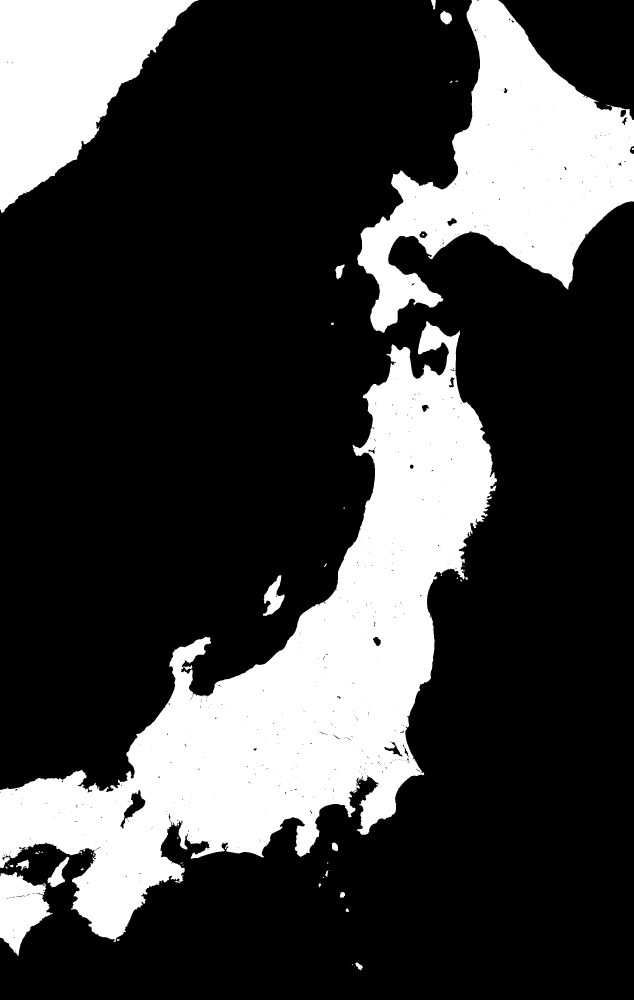
#> input picture tools/oldmaps/japan-land-z8.png, 1900 x 3000 px (shown at 1/3 size)
$ python contentmask.py japan-land-z8.png out.png
#> lines starting #> are read from the running program, lines starting #| are printed output that depends on the picture; after the words box and inside, x2 and y2 are one past the last pixel; in counts of white or black regions, pixels touching at a corner belong together
#> further down, im is the input picture: shape (3000, 1900, 3); 25.1% white; 52 white regions (21 under 20 px), largest, box (x1, y1, x2, y2) and area: (0, 963, 1491, 2827) 841468, (1072, 0, 1900, 999) 348521, (0, 0, 595, 638) 206168
# contentmask.py: where a scanned survey sheet actually has drawing (ink, hills, water), as opposed to blank paper.
# Returns uint8 0/255 at full image size. Work is done at 1/8 scale.
import cv2, numpy as np
def content_mask(img_bgr, radius_px=220, scale=8):
#> called with radius_px = 220, scale = 8
    small = cv2.resize(img_bgr, (img_bgr.shape[1] // scale, img_bgr.shape[0] // scale), interpolation=cv2.INTER_AREA)
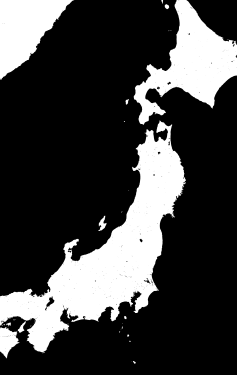
#> small: shape (375, 237, 3); min 0, max 255, mean 64
    lab = cv2.cvtColor(small, cv2.COLOR_BGR2LAB).astype(np.float32)
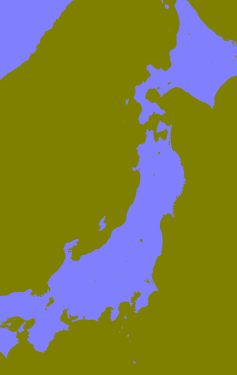
#> lab: shape (375, 237, 3) float32; mean B, G, R 64.1, 128, 128
    bg = cv2.medianBlur(cv2.resize(small, None, fx=0.25, fy=0.25), 31)
    bg = cv2.resize(bg, (small.shape[1], small.shape[0]), interpolation=cv2.INTER_LINEAR)
#> bg: shape (375, 237, 3)
    bgl = cv2.cvtColor(bg, cv2.COLOR_BGR2LAB).astype(np.float32)
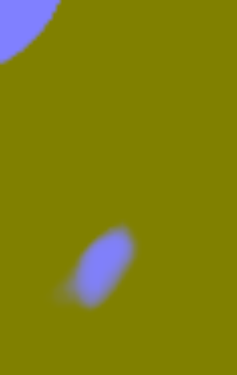
#> bgl: shape (375, 237, 3) float32; mean B, G, R 14.6, 128, 128
    dark = bgl[..., 0] - lab[..., 0]              # how much darker than the paper around it
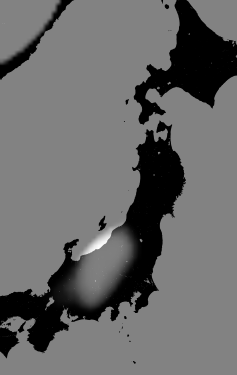
#> dark: shape (375, 237) float32; min -255, max 244, mean -49.5; drawn with min black and max white
    ink = (dark > 45).astype(np.uint8)            # text, road lines, hill outlines; not the pale washes
#> ink: shape (375, 237); values 0 (black) and 1 (white), 0.37% white; 4 white regions (3 under 20 px), largest, box (x1, y1, x2, y2) and area: (78, 226, 118, 260) 329
    # keep only places with a cluster of strokes (a village, a road), not a lone speck
    dens = cv2.blur(ink.astype(np.float32), (9, 9))
    ink = (dens > 0.04).astype(np.uint8)
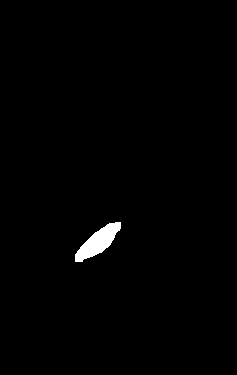
#> ink: shape (375, 237); values 0 (black) and 1 (white), 0.94% white; 1 white region, box (x1, y1, x2, y2) and area: (75, 222, 121, 262) 835
    r = max(1, radius_px // scale)
    m = cv2.dilate(ink, cv2.getStructuringElement(cv2.MORPH_ELLIPSE, (2 * r + 1, 2 * r + 1)))
#> m: shape (375, 237); values 0 (black) and 1 (white), 7.5% white; 1 white region, box (x1, y1, x2, y2) and area: (48, 195, 148, 289) 6683
    m = cv2.morphologyEx(m, cv2.MORPH_CLOSE, cv2.getStructuringElement(cv2.MORPH_ELLIPSE, (2 * r + 1, 2 * r + 1)))
#> m: shape (375, 237); values 0 (black) and 1 (white), 7.5% white; 1 white region, box (x1, y1, x2, y2) and area: (48, 195, 148, 289) 6685
    return cv2.resize(m * 255, (img_bgr.shape[1], img_bgr.shape[0]), interpolation=cv2.INTER_NEAREST)
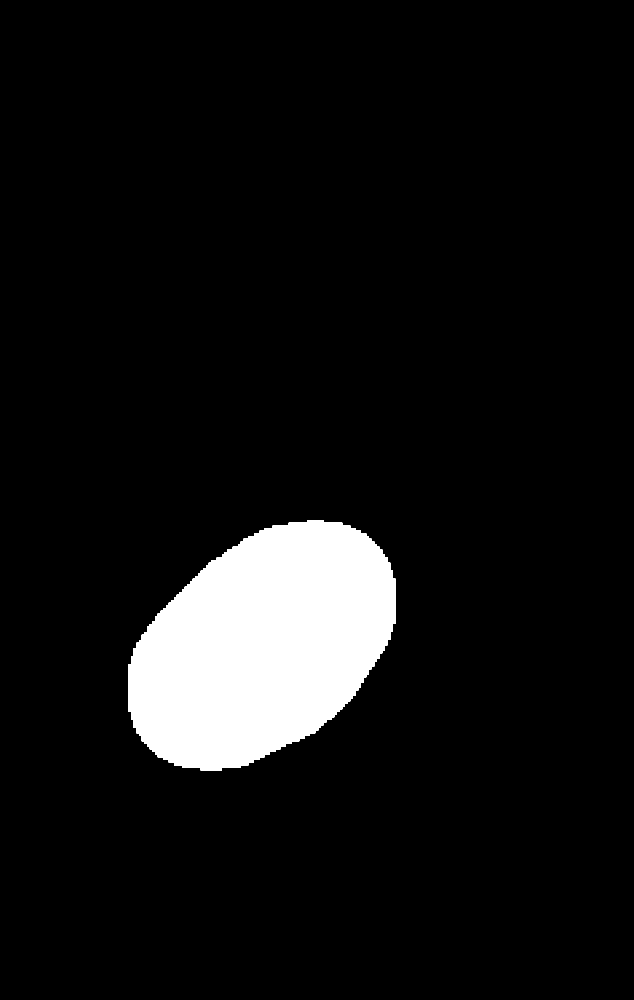
#> returned value: shape (3000, 1900) (shown at 1/3 size); 7.5% white; 1 white region, box (x1, y1, x2, y2) and area: (385, 1560, 1187, 2312) 428904
if __name__ == "__main__":
    import sys
    im = cv2.imread(sys.argv[1]); m = content_mask(im)
    o = cv2.resize(im, None, fx=0.12, fy=0.12); mm = cv2.resize(m, (o.shape[1], o.shape[0]))
    o[mm == 0] = (o[mm == 0] * 0.3).astype(np.uint8)
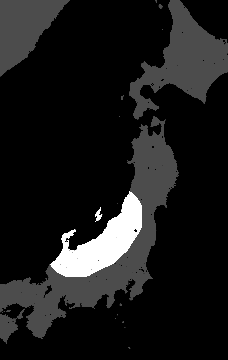
#> o: shape (360, 228, 3); min 0, max 255, mean 26.4
    cv2.imwrite(sys.argv[2], o)
